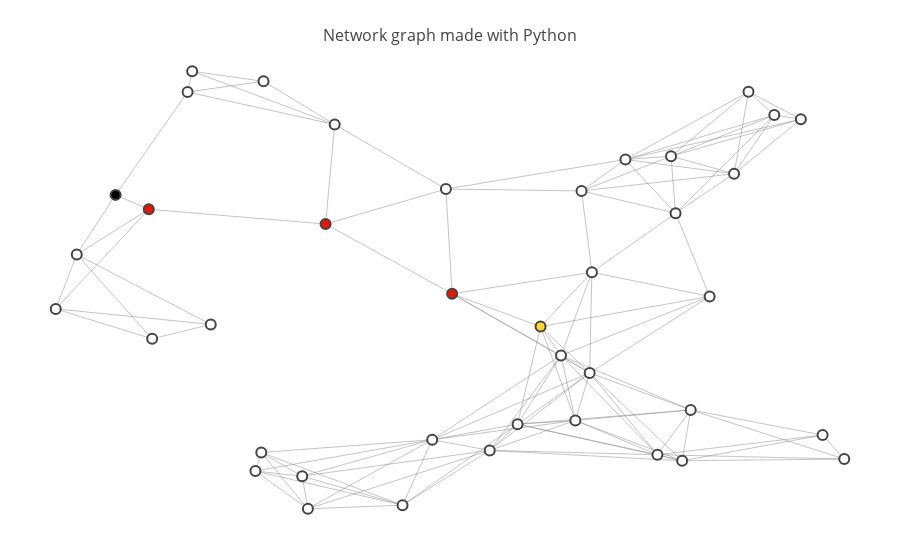

Notebook source saved alongside this figure:
### Markdown cell above
### Advanced Visualizations

The map above shows a network of roads which spans 40 different intersections (labeled 0 through 39). 

The `show_map` function which generated this map also takes a few optional parameters which might be useful for visualizaing the output of the search algorithm you will write.

* `start` - The "start" node for the search algorithm.
* `goal`  - The "goal" node.
* `path`  - An array of integers which corresponds to a valid sequence of intersection visits on the map.

### Code cell
# run this code, note the effect of including the optional
# parameters in the function call.
show_map(map_40, start=5, goal=34, path=[5,16,37,12,34])

### Figure 1 — Plotly figure (JSON) as saved in the notebook; plotly's stock layout.template omitted (floating-point values rounded to 4 significant figures; data arrays with more than 128 entries replaced by an {"elided": "..."} marker saying what was removed)
{"data": [{"hoverinfo": "none", "line": {"color": "#888", "width": 0.5}, "mode": "lines", "type": "scatter", "x": {"elided": "369 float values"}, "y": {"elided": "369 float values"}}, {"hoverinfo": "text", "marker": {"color": [0, 0, 0, 0, 0, 3, 0, 0, 0, 0, 0, 0, 2, 0, 0, 0, 2, 0, 0, 0, 0, 0, 0, 0, 0, 0, 0, 0, 0, 0, 0, 0, 0, 0, 1, 0, 0, 2, 0, 0], "colorbar": {"thickness": 15, "title": "Node Connections", "titleside": "right", "xanchor": "left"}, "colorscale": "Hot", "line": {"width": 2}, "reversescale": true, "showscale": false, "size": 10}, "mode": "markers", "text": ["Intersection 0", "Intersection 1", "Intersection 2", "Intersection 3", "Intersection 4", "Intersection 5", "Intersection 6", "Intersection 7", "Intersection 8", "Intersection 9", "Intersection 10", "Intersection 11", "Intersection 12", "Intersection 13", "Intersection 14", "Intersection 15", "Intersection 16", "Intersection 17", "Intersection 18", "Intersection 19", "Intersection 20", "Intersection 21", "Intersection 22", "Intersection 23", "Intersection 24", "Intersection 25", "Intersection 26", "Intersection 27", "Intersection 28", "Intersection 29", "Intersection 30", "Intersection 31", "Intersection 32", "Intersection 33", "Intersection 34", "Intersection 35", "Intersection 36", "Intersection 37", "Intersection 38", "Intersection 39"], "type": "scatter", "x": [0.7802, 0.525, 0.8085, 0.2599, 0.7354, 0.09089, 0.314, 0.6825, 0.2013, 0.8552, 0.7582, 0.2531, 0.4814, 0.9112, 0.04581, 0.4583, 0.1294, 0.6077, 0.7196, 0.886, 0.4238, 0.8252, 0.4742, 0.2625, 0.9364, 0.6243, 0.5573, 0.7483, 0.6436, 0.3451, 0.02142, 0.641, 0.1744, 0.1333, 0.584, 0.3074, 0.7406, 0.3345, 0.1797, 0.6315], "y": [0.4947, 0.1495, 0.7696, 0.1449, 0.809, 0.7223, 0.01876, 0.8016, 0.432, 0.9011, 0.2403, 0.1032, 0.5006, 0.1839, 0.5887, 0.1736, 0.69, 0.3623, 0.1399, 0.8919, 0.02677, 0.9533, 0.7353, 0.9768, 0.1302, 0.2167, 0.2084, 0.1263, 0.5489, 0.88, 0.4666, 0.3233, 0.9529, 0.3997, 0.427, 0.09187, 0.6813, 0.6569, 0.9994, 0.7312]}], "layout": {"hovermode": "closest", "margin": {"b": 20, "l": 5, "r": 5, "t": 40}, "showlegend": false, "title": "<br>Network graph made with Python", "titlefont": {"size": 16}, "xaxis": {"showgrid": false, "showticklabels": false, "zeroline": false}, "yaxis": {"showgrid": false, "showticklabels": false, "zeroline": false}}}
